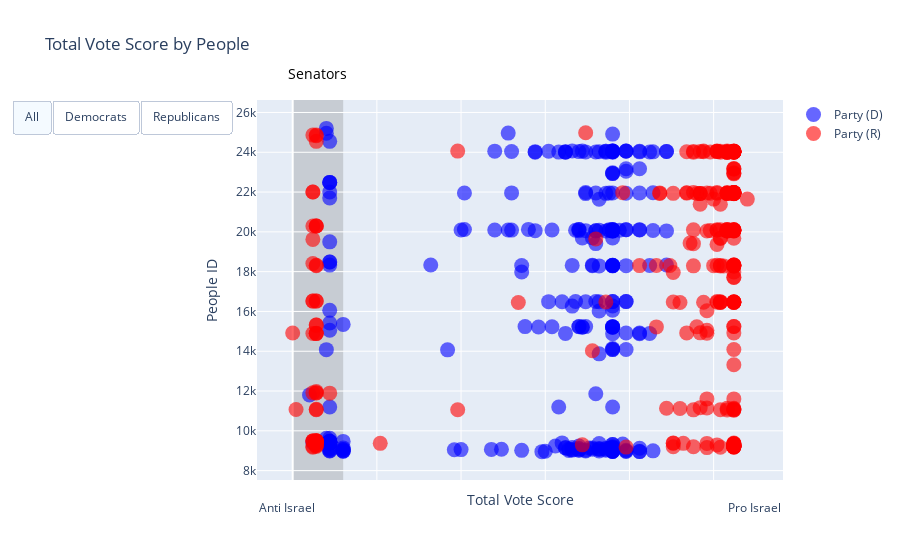

Write notebook code for a chart like this one.
### Code cell
import plotly.graph_objects as go

# Map party_id to colors
party_colors = {1: 'blue', 2: 'red'}

# Create scatter plots for each party
fig = go.Figure()

# Add trace for Party 1 (Democrats, Blue)
fig.add_trace(go.Scatter(
    x=people_vote_scores[people_vote_scores['Party'] == 1]['total_vote_score'],
    y=people_vote_scores[people_vote_scores['Party'] == 1]['people_id'],
    mode='markers',
    marker=dict(color='blue'),
    name='Party (D)',  # Legend entry for Democrats
    hovertext=people_vote_scores[people_vote_scores['Party'] == 1]['Name'],
    hoverinfo='text+x+y'
))

# Add trace for Party 2 (Republicans, Red)
fig.add_trace(go.Scatter(
    x=people_vote_scores[people_vote_scores['Party'] == 2]['total_vote_score'],
    y=people_vote_scores[people_vote_scores['Party'] == 2]['people_id'],
    mode='markers',
    marker=dict(color='red'),
    name='Party (R)',  # Legend entry for Republicans
    hovertext=people_vote_scores[people_vote_scores['Party'] == 2]['Name'],
    hoverinfo='text+x+y'
))

# Add background color for the x-axis range 0-3
fig.add_shape(
    type="rect",
    xref="x",
    yref="paper",
    x0=0,
    x1=3,
    y0=0,
    y1=1,
    fillcolor="gray",
    opacity=0.3,
    layer="below",
    line_width=0,
)

# Add buttons for filtering
fig.update_layout(
    updatemenus=[
        dict(
            type="buttons",
            direction="left",
            buttons=list([
                dict(
                    args=[{"visible": [True, True]}],
                    label="All",
                    method="update"
                ),
                dict(
                    args=[{"visible": [True, False]}],
                    label="Democrats",
                    method="update"
                ),
                dict(
                    args=[{"visible": [False, True]}],
                    label="Republicans",
                    method="update"
                ),
            ]),
        )
    ],
    title="Total Vote Score by People",
    xaxis_title="Total Vote Score",
    yaxis_title="People ID",
    showlegend=True,
    xaxis=dict(
        showticklabels=False  # Hides the x-axis tick labels
    ),
    annotations=[
        dict(
            x=0, y=-0.1,  # Position for "Anti Israel"
            xref='paper', yref='paper',
            text='Anti Israel',
            showarrow=False,
            xanchor='left'
        ),
        dict(
            x=1, y=-0.1,  # Position for "Pro Israel"
            xref='paper', yref='paper',
            text='Pro Israel',
            showarrow=False,
            xanchor='right'
        )
    ]
)

fig.add_annotation(
    x=1.5,  # Position the text in the middle of the shaded region (between 0 and 3)
    y=1.1,  # Position it slightly above the plot area
    xref="x",
    yref="paper",
    text="Senators",  # The text to display
    showarrow=False,  # No arrow, just text
    font=dict(size=14, color="black"),  # Customize the font size and color
    xanchor="center"
)


# Update the legend and marker properties
fig.update_traces(
    marker=dict(size=15, opacity=0.6),
)

fig.show()

### Figure 1 — Plotly figure (JSON) as saved in the notebook; plotly's stock layout.template omitted (floating-point values rounded to 4 significant figures; data arrays with more than 128 entries replaced by an {"elided": "..."} marker saying what was removed)
{"data": [{"hoverinfo": "text+x+y", "hovertext": {"elided": "264 str values"}, "marker": {"color": "blue", "opacity": 0.6, "size": 15}, "mode": "markers", "name": "Party (D)", "type": "scatter", "x": {"elided": "264 float values"}, "y": {"elided": "264 int values"}}, {"hoverinfo": "text+x+y", "hovertext": {"elided": "272 str values"}, "marker": {"color": "red", "opacity": 0.6, "size": 15}, "mode": "markers", "name": "Party (R)", "type": "scatter", "x": {"elided": "272 float values"}, "y": {"elided": "272 int values"}}], "layout": {"annotations": [{"showarrow": false, "text": "Anti Israel", "x": 0, "xanchor": "left", "xref": "paper", "y": -0.1, "yref": "paper"}, {"showarrow": false, "text": "Pro Israel", "x": 1, "xanchor": "right", "xref": "paper", "y": -0.1, "yref": "paper"}, {"font": {"color": "black", "size": 14}, "showarrow": false, "text": "Senators", "x": 1.5, "xanchor": "center", "xref": "x", "y": 1.1, "yref": "paper"}], "shapes": [{"fillcolor": "gray", "layer": "below", "line": {"width": 0}, "opacity": 0.3, "type": "rect", "x0": 0, "x1": 3, "xref": "x", "y0": 0, "y1": 1, "yref": "paper"}], "showlegend": true, "title": {"text": "Total Vote Score by People"}, "updatemenus": [{"buttons": [{"args": [{"visible": [true, true]}], "label": "All", "method": "update"}, {"args": [{"visible": [true, false]}], "label": "Democrats", "method": "update"}, {"args": [{"visible": [false, true]}], "label": "Republicans", "method": "update"}], "direction": "left", "type": "buttons"}], "xaxis": {"showticklabels": false, "title": {"text": "Total Vote Score"}}, "yaxis": {"title": {"text": "People ID"}}}}
